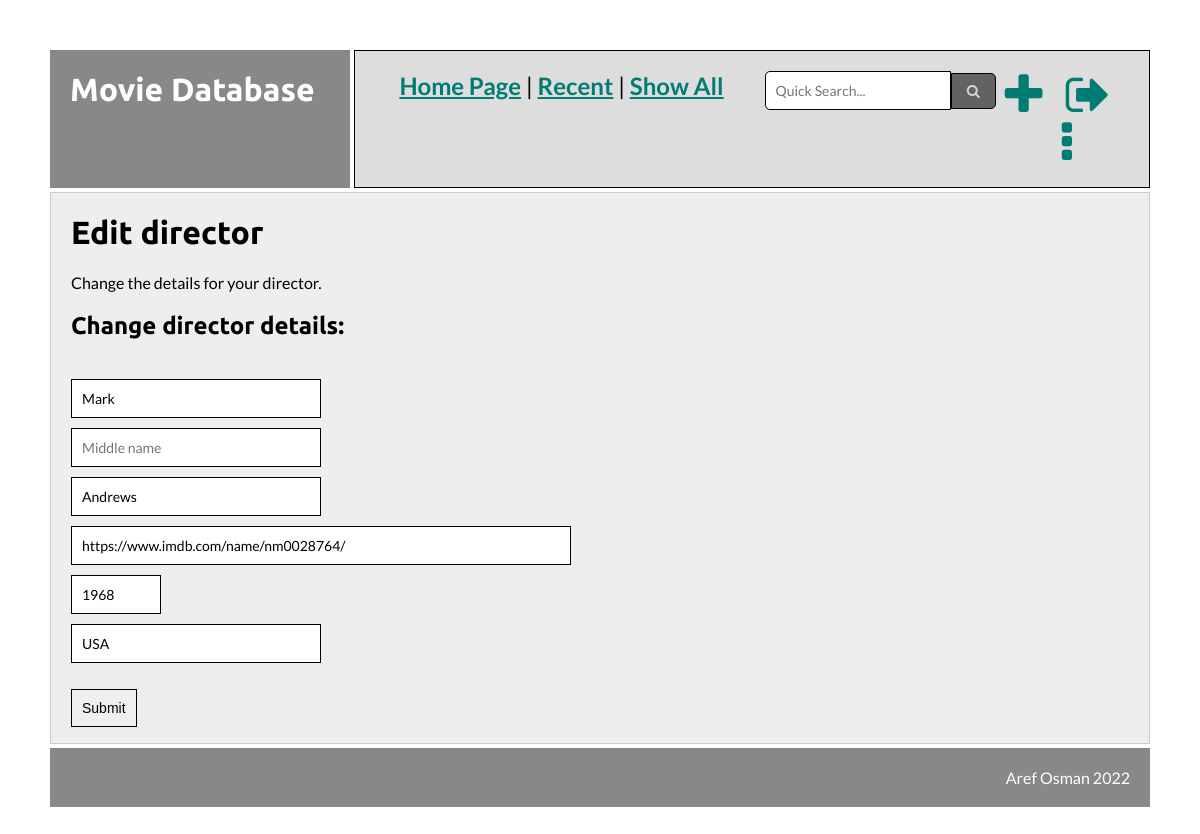
/index.php?page=../admin/editdirector&directorID=125 (signed in), run on the app's committed database.
### tables this page shows
CREATE TABLE `director_movie` (
  `DirectorID` int NOT NULL AUTO_INCREMENT,
  `First` varchar(255) NOT NULL,
  `Middle` varchar(255) NOT NULL,
  `Last` varchar(255) NOT NULL,
  `URL` varchar(1023) NOT NULL,
  `YOB` int NOT NULL,
  `CountryID` int NOT NULL,
  PRIMARY KEY (`DirectorID`)
);

CREATE TABLE `country_movie` (
  `Country_ID` int NOT NULL AUTO_INCREMENT,
  `Country` varchar(127) NOT NULL,
  PRIMARY KEY (`Country_ID`)
);

### functions.php (called while the page is built, shortened)
<?php
function get_rs($dbconnect, $sql)
{
    $find_sql = $sql;
    $find_query = mysqli_query($dbconnect, $find_sql);
    $find_rs = mysqli_fetch_assoc($find_query);
    return $find_rs;
}
    ?>

### admin/editdirector.php (the view, shortened to what this page needs)
<?php
if (isset($_SESSION['admin'])) {
  $director_ID = $_REQUEST['directorID'];
  $all_directors_sql = "SELECT * FROM `director_movie` WHERE `DirectorID` = $director_ID";
  $all_directors_query = mysqli_query($dbconnect, $all_directors_sql);
  $all_directors_rs = mysqli_fetch_assoc($all_directors_query);
  $url = $all_directors_rs['URL'];
  $first = $all_directors_rs['First'];
  $middle = $all_directors_rs['Middle'];
  $last = $all_directors_rs['Last'];
  $yob = $all_directors_rs['YOB'];
  $country_ID = $all_directors_rs['CountryID'];
  $country_rs = get_rs($dbconnect, "SELECT * FROM `country_movie` WHERE `Country_ID` = '$country_ID'");
  $country = $country_rs['Country'];
  $url_field = $last_field = $first_field = $yob_field = $country_field = "form-ok";
}
else {
  $login_error = 'Please login to access this page';
  header('Location: index.php?page=../admin/login&error='.$login_error);
}
?>
<h1>Edit director</h1>
<p>
    Change the details for your director.
</p>
<form autocomplete="off" method="post" enctype="multipart/form-data" action="<?php echo htmlspecialchars($_SERVER["PHP_SELF"]."?page=../admin/editdirector&directorID=$director_ID");?>">
    <h2>Change director details:</h2>
    <div>
        <input type="text" class="new-director-mid-width new-director-spacing <?php echo $first_field; ?>" value="<?php echo $first; ?>" name="first" placeholder="First name" />
    </div>
    <div>
        <input type="text" class="new-director-mid-width new-director-spacing" value="<?php echo $middle; ?>" name="middle" placeholder="Middle name" />
    </div>
    <div>
        <input type="text" class="new-director-mid-width new-director-spacing <?php echo $last_field; ?>" value="<?php echo $last; ?>" name="last" placeholder="Last name" />
    </div>
    <div>
        <input type="text" class="new-director-long-width new-director-spacing <?php echo $url_field; ?>" value="<?php echo $url; ?>" name="url" placeholder="URL" />
    </div>
    <div>
        <input type="text" maxlength="4" class="new-director-small-width new-director-spacing <?php echo $yob_field; ?>" value="<?php echo $yob; ?>" name="yob" placeholder="Born (year)" />
    </div>
    <div class="autocomplete">
        <input type="text" id="country" class="new-director-mid-width new-director-spacing <?php echo $country_field; ?>" value="<?php echo $country; ?>" name="country" placeholder="Country" />
    </div>
    <p>
        <input type="submit" value="Submit" />
    </p>
</form>

### theme/movie_style.css (style rules this page uses)
body { margin: auto; padding: 50px; color: #000; font-family: 'Lato', sans-serif; }
h1, h2, h3, h4 { font-family: 'Ubuntu', sans-serif; }
form { width: 100%; }
input { font-size: 14px; padding: 10px; display: inline-block; border: 1px solid #000; box-sizing: border-box; }
.form-ok { background-color: #fff; }
textarea, input[type=text], select, input[type=date] { font-family: 'Lato', sans-serif; padding: 10px; }
.new-director-small-width { width: 90px; }
.new-director-mid-width { width: 250px; }
.new-director-long-width { width: 500px; }
.new-director-spacing { margin-bottom: 10px; }

### theme/auto_complete.css (style rules this page uses)
.autocomplete { position: relative; display: inline-block; }

### data on the page
director_movie: first "Mark", last "Andrews", url "https://www.imdb.com/name/nm0028764/", yob "1968"
country_movie: country "USA"
